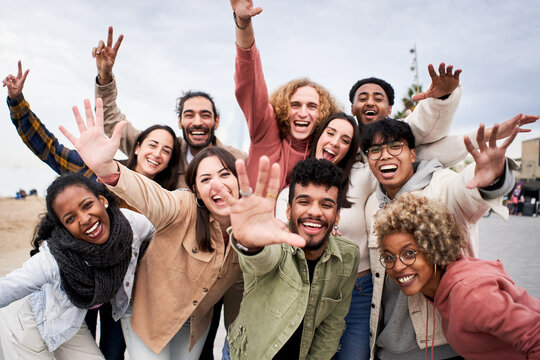
#> input picture dataset/360_F_484873483_hg1ofIdXbMha5lKEDG3hJBrwKh1oikTq.jpg, 540 x 360 px
$ python script2.py
#> lines starting #> are read from the running program, lines starting #| are printed output that depends on the picture; after the words box and inside, x2 and y2 are one past the last pixel; in counts of white or black regions, pixels touching at a corner belong together
import cv2

eye = cv2.CascadeClassifier("haarcascades/haarcascade_eye.xml")
face = cv2.CascadeClassifier("haarcascades/haarcascade_frontalface_default.xml")

imagem = cv2.imread('dataset/360_F_484873483_hg1ofIdXbMha5lKEDG3hJBrwKh1oikTq.jpg')
#> imagem is the input picture: shape (360, 540, 3); mean B, G, R 144.6, 149.2, 168

imagemTransmuted = cv2.cvtColor(imagem, cv2.COLOR_BGR2GRAY)
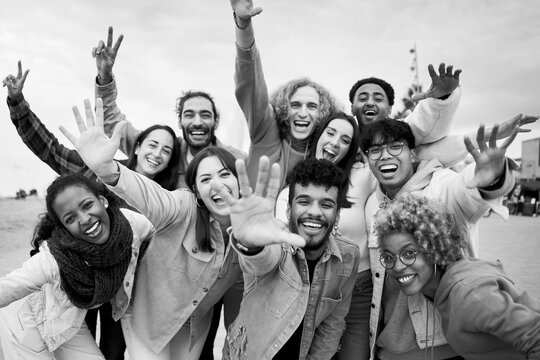
#> imagemTransmuted: shape (360, 540); min 0, max 255, mean 154.3

faces = face.detectMultiScale(imagemTransmuted)
#> faces = [[350, 81, 42, 42], [279, 88, 48, 48], [173, 96, 49, 49], [138, 131, 41, 41], [188, 157, 53, 53], [285, 180, 59, 59], [370, 232, 61, 61]]


for(x,y,w,h) in faces:
    leitura = cv2.rectangle(imagem,(x,y),(x+w,y+h),(0,255,0),2)
    localEye = imagem[y:y +h, x:x +w]
    localEyeGray= cv2.cvtColor(localEye, cv2.COLOR_BGR2GRAY)
    eyes = eye.detectMultiScale(localEyeGray)

    for ox, oy, ow, oh in eyes:
        cv2.rectangle(localEye, (ox, oy), (ox+ow, oy+oh), (0,255,0), 2)
#> this loop made 7 passes
#> pass 1, `localEye = imagem[y:y +h, x:x +w]`:
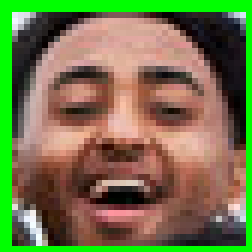
#> localEye: shape (42, 42, 3) (shown 6 times larger); mean B, G, R 74.3, 117.9, 115.5
#> pass 1, `localEyeGray= cv2.cvtColor(localEye, cv2.COLOR_BGR2GRAY)`:
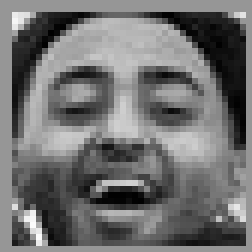
#> localEyeGray: shape (42, 42) (shown 6 times larger); min 1, max 252, mean 112.3
#> pass 2, `leitura = cv2.rectangle(imagem,(x,y),(x+w,y+h),(0,255,0),2)`:
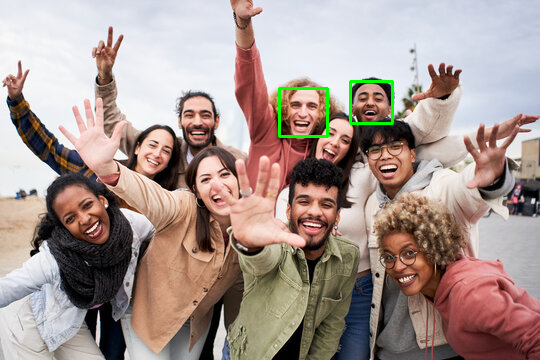
#> leitura: shape (360, 540, 3); mean B, G, R 144.1, 150, 167.3
#> after the loop:
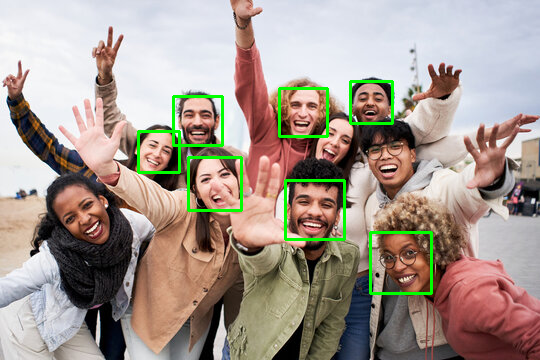
#> imagem: shape (360, 540, 3); 2.16% of pixels changed, all inside (x1, y1, x2, y2) = (137, 80, 433, 295)
#> after the loop:
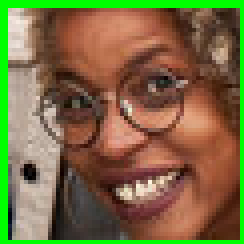
#> localEye: shape (61, 61, 3) (shown 4 times larger); mean B, G, R 67, 108.1, 122.4
#> after the loop:
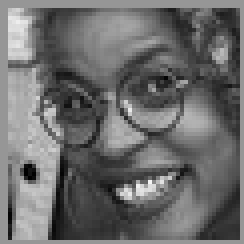
#> localEyeGray: shape (61, 61) (shown 4 times larger); min 0, max 244, mean 107.7


cv2.imshow("detecta", imagem)
cv2.waitKey()

$ run again, with dataset/pexels-jopwell-2422290.jpg copied over dataset/360_F_484873483_hg1ofIdXbMha5lKEDG3hJBrwKh1oikTq.jpg
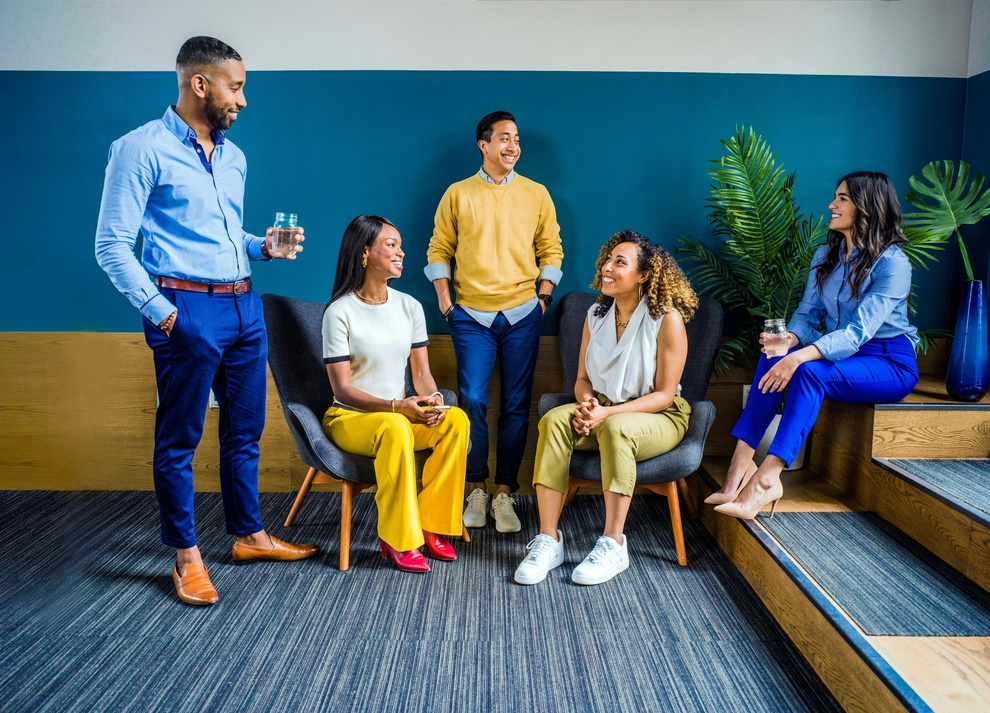
#> input picture dataset/pexels-jopwell-2422290.jpg, 990 x 713 px, shrunk from 3600 x 2591 before the run
#> imagem is the input picture: shape (713, 990, 3); mean B, G, R 111.5, 105.5, 84.9
#> `imagemTransmuted = cv2.cvtColor(imagem, cv2.COLOR_BGR2GRAY)`:
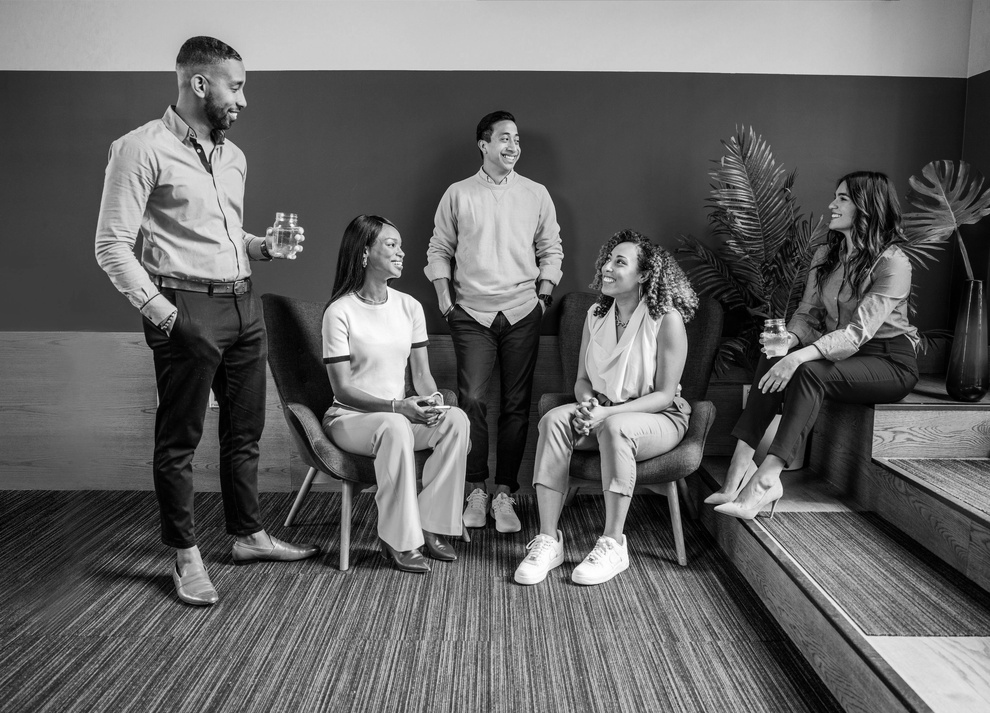
#> imagemTransmuted: shape (713, 990); min 0, max 255, mean 100
#> faces = [[485, 121, 46, 46], [816, 182, 42, 42], [364, 227, 45, 45], [554, 353, 126, 126], [318, 364, 121, 121], [433, 174, 147, 147]]
#> the loop `for(x,y,w,h) in faces:` made 6 passes
#> after the loop `for(x,y,w,h) in faces:`:
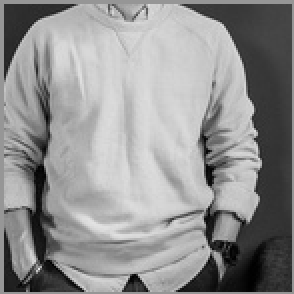
#> localEyeGray: shape (147, 147) (shown 2 times larger); min 0, max 228, mean 145.6

$ run again, with dataset/img.png saved as dataset/360_F_484873483_hg1ofIdXbMha5lKEDG3hJBrwKh1oikTq.jpg
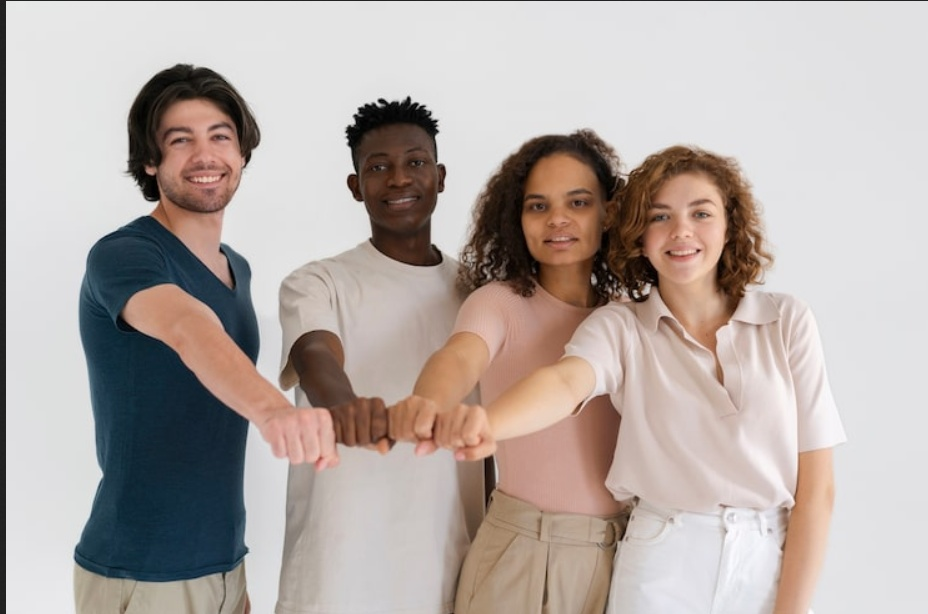
#> input picture dataset/img.png, 928 x 614 px
#> imagem is the input picture: shape (614, 928, 3); mean B, G, R 167, 171.4, 181.5
#> faces = [[358, 133, 81, 81], [152, 100, 98, 98], [507, 166, 104, 104], [630, 176, 106, 106]]
#> the loop `for(x,y,w,h) in faces:` made 4 passes
#> (x, y, w, h, eyes) on passes 1 to 4: (358, 133, 81, 81, [[44, 17, 25, 25], [7, 20, 28, 28]]), (152, 100, 98, 98, [[55, 26, 25, 25], [15, 28, 24, 24], [59, 66, 21, 21]]), (507, 166, 104, 104, [[57, 24, 26, 26], [18, 28, 25, 25]]), (630, 176, 106, 106, [[55, 25, 28, 28], [16, 29, 26, 26], [56, 64, 23, 23]])
#> after the loop `for(x,y,w,h) in faces:`:
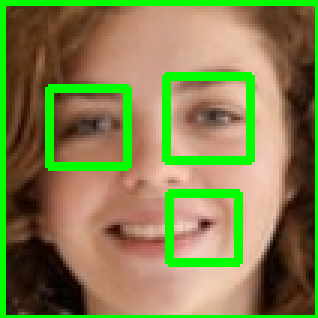
#> localEye: shape (106, 106, 3) (shown 3 times larger); mean B, G, R 77.7, 130.4, 130.6
#> after the loop `for(x,y,w,h) in faces:`:
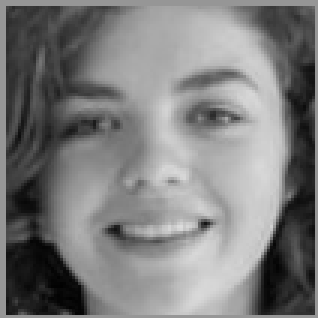
#> localEyeGray: shape (106, 106) (shown 3 times larger); min 1, max 220, mean 124.8

$ run again, with dataset/img_1.png saved as dataset/360_F_484873483_hg1ofIdXbMha5lKEDG3hJBrwKh1oikTq.jpg
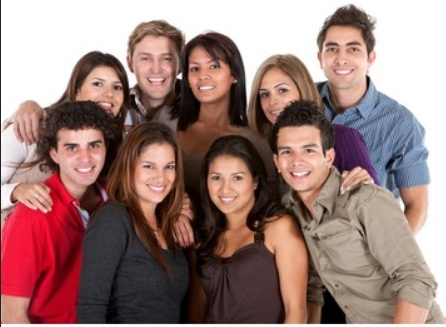
#> input picture dataset/img_1.png, 446 x 327 px
#> imagem is the input picture: shape (327, 446, 3); mean B, G, R 121.9, 126.1, 156
#> faces = [[130, 39, 52, 52], [179, 49, 52, 52], [312, 26, 62, 62], [84, 68, 46, 46], [130, 146, 55, 55], [200, 156, 58, 58], [51, 124, 62, 62], [268, 128, 63, 63], [319, 253, 53, 53]]
#> the loop `for(x,y,w,h) in faces:` made 9 passes
#> after the loop `for(x,y,w,h) in faces:`:
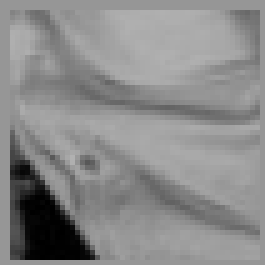
#> localEyeGray: shape (53, 53) (shown 5 times larger); min 0, max 177, mean 138.3
